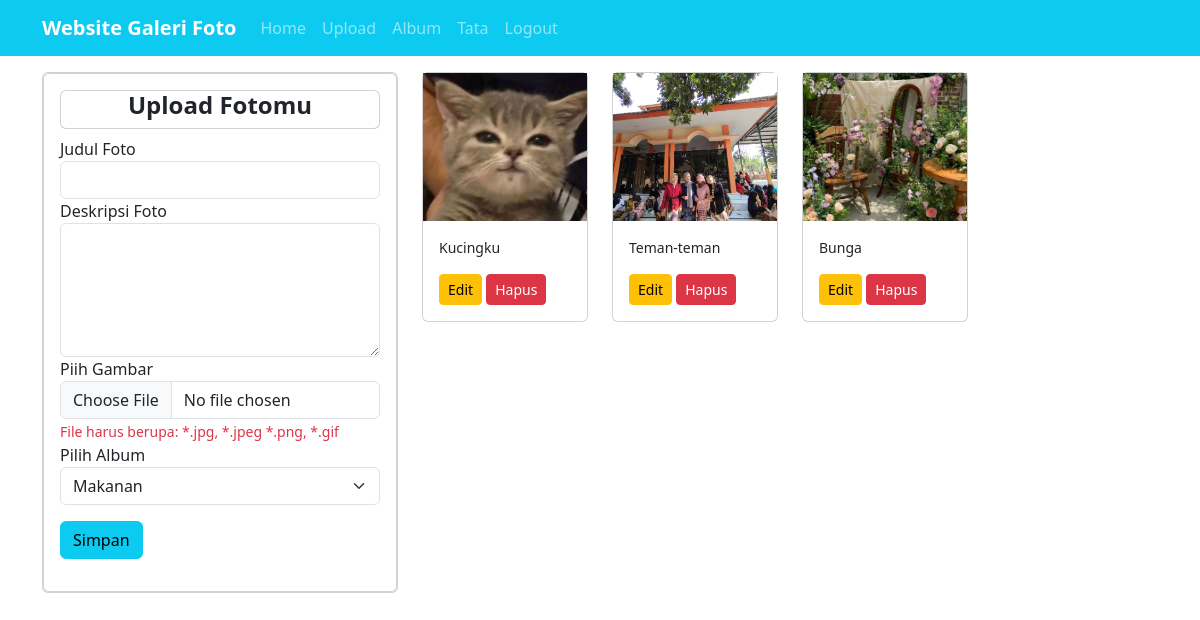
Page /?url=upload (signed in) on the committed database.
### tables this page shows
CREATE TABLE `foto` (
  `fotoid` int(11) NOT NULL,
  `judulfoto` varchar(255) NOT NULL,
  `deskripsifoto` text NOT NULL,
  `tanggalunggah` date NOT NULL,
  `lokasifile` varchar(255) NOT NULL,
  `albumid` int(11) NOT NULL,
  `userid` int(11) NOT NULL
);

### page/upload.php (the view, shortened to what this page needs)
<div class="container">
    <div class="row">
        <div class="col-4">
            <div class="card mt-3">
            <div class="card">
                <div class="card-body">
                <div class="card mb-2">
               <h4 class="text-center"><strong>Upload Fotomu</h4></strong>
               </div>
                    <?php
                    $album=mysqli_query($conn, "SELECT * FROM album");
                    ?>
                    <?php if(!isset($_GET['edit']) && !isset($_GET['hapus'])): ?>
                    <form action="?url=upload" method="post" enctype="multipart/form-data">
                    <div class="form-group">
                        <label>Judul Foto</label>
                        <input type="text" class="form-control" required name="judulfoto">
                    </div>
                    <div class="form-group">
                        <label>Deskripsi Foto</label>
                        <textarea name="deskripsifoto" class="form-control" required cols="30" rows="5"></textarea>
                    </div>
                    <div class="form-group">
                        <label>Piih Gambar</label>
                        <input type="file" name="lokasifile" class="form-control" required>
                        <small class="text-danger">File harus berupa: *.jpg, *.jpeg *.png, *.gif</small>
                    </div>
                    <div class="form-group">
                        <label>Pilih Album</label>
                        <select name="albumid" class="form-select">
                            <?php foreach($album as $albums): ?>
                                <option value="<?= $albums['albumid'] ?>"><?= $albums['namaalbum'] ?></option>
                                <?php endforeach; ?>
                        </select>
                    </div>
                    <input type="submit" value="Simpan" name="submit" class="btn btn-info my-3">
                    </form>
                    <?php endif; ?>
                </div>
                </div>
            </div>
        </div>
        <div class="col-8">
            <div class="row">
            <?php
                $fotos=mysqli_query($conn, "SELECT * FROM foto WHERE userid='".@$_SESSION['userid']."'");
                foreach($fotos as $foto):
            ?>
                <div class="col-6 col-md-4 col-lg-3">
                    <div class="card mt-3">
                        <img src="uploads/<?= $foto['lokasifile'] ?>" class="object-fit-cover" style="aspect-ratio: 10/9" >
                        <div class="card-body">
                            <p class="small"><?= $foto['judulfoto'] ?></p>
                    <a href="?url=upload&&edit&&fotoid=<?= $foto['fotoid'] ?>" class="btn btn-sm btn-warning">Edit</a>
                    <a href="?url=upload&&hapus&&fotoid=<?= $foto['fotoid'] ?>" class="btn btn-sm btn-danger">Hapus</a>
                </div>
                </div>
                    </div>
            <?php endforeach; ?>
        </div>
    </div>
</div>
</div>

### assets/css/style.css (style rules this page uses)
.container { width: 100%; margin: 0 auto; }
.container:after { content: ''; display: block; clear: both; }

### rows in the picture
foto: lokasifile (picture), judulfoto "Kucingku"
foto: lokasifile (picture), judulfoto "Teman-teman"
foto: lokasifile (picture), judulfoto "Bunga"

### other values in the picture
$_SESSION['username'] "Tata"
form field albumid "Makanan"
